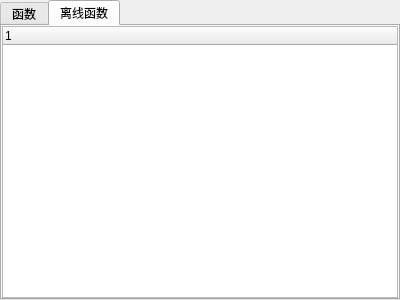
<?xml version="1.0" encoding="UTF-8"?>
<ui version="4.0">
 <class>FunctionWidgetUB</class>
 <widget class="QWidget" name="FunctionWidgetUB">
  <property name="geometry">
   <rect>
    <x>0</x>
    <y>0</y>
    <width>400</width>
    <height>300</height>
   </rect>
  </property>
  <property name="windowTitle">
   <string>Form</string>
  </property>
  <layout class="QVBoxLayout" name="verticalLayout">
   <property name="spacing">
    <number>0</number>
   </property>
   <property name="leftMargin">
    <number>0</number>
   </property>
   <property name="topMargin">
    <number>0</number>
   </property>
   <property name="rightMargin">
    <number>0</number>
   </property>
   <property name="bottomMargin">
    <number>0</number>
   </property>
   <item>
    <widget class="QTabWidget" name="tabWidget">
     <property name="currentIndex">
      <number>1</number>
     </property>
     <widget class="QWidget" name="tab">
      <attribute name="title">
       <string>函数</string>
      </attribute>
      <layout class="QVBoxLayout" name="verticalLayout_2">
       <property name="spacing">
        <number>0</number>
       </property>
       <property name="leftMargin">
        <number>0</number>
       </property>
       <property name="topMargin">
        <number>0</number>
       </property>
       <property name="rightMargin">
        <number>0</number>
       </property>
       <property name="bottomMargin">
        <number>0</number>
       </property>
       <item>
        <widget class="QTreeWidget" name="treeWidget_online">
         <column>
          <property name="text">
           <string notr="true">1</string>
          </property>
         </column>
        </widget>
       </item>
      </layout>
     </widget>
     <widget class="QWidget" name="tab_2">
      <attribute name="title">
       <string>离线函数</string>
      </attribute>
      <layout class="QVBoxLayout" name="verticalLayout_3">
       <property name="spacing">
        <number>0</number>
       </property>
       <property name="leftMargin">
        <number>0</number>
       </property>
       <property name="topMargin">
        <number>0</number>
       </property>
       <property name="rightMargin">
        <number>0</number>
       </property>
       <property name="bottomMargin">
        <number>0</number>
       </property>
       <item>
        <widget class="QTreeWidget" name="treeWidget_offline">
         <column>
          <property name="text">
           <string notr="true">1</string>
          </property>
         </column>
        </widget>
       </item>
      </layout>
     </widget>
    </widget>
   </item>
  </layout>
 </widget>
 <resources/>
 <connections/>
</ui>
